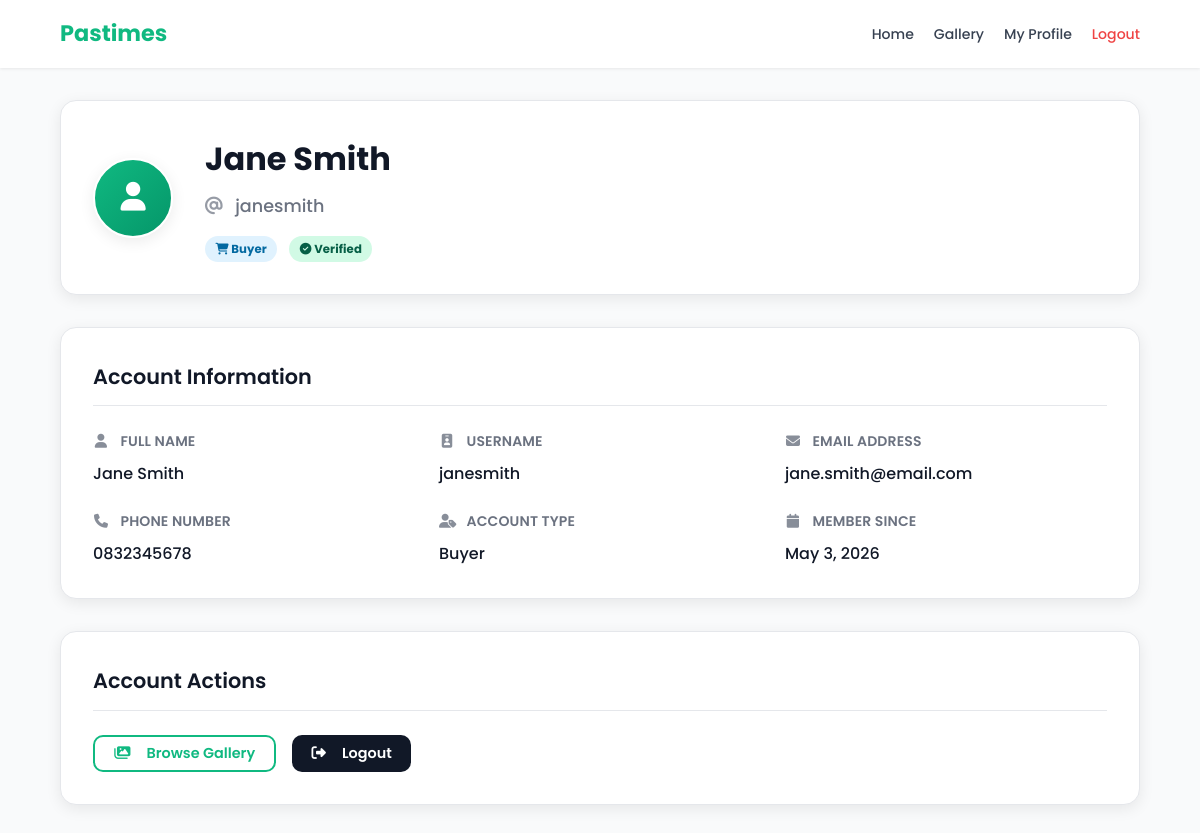
Page /pages/profile.php (signed in) on the committed database.
### tables this page shows
CREATE TABLE IF NOT EXISTS `tbluser` (
  `user_id` int(11) NOT NULL AUTO_INCREMENT,
  `first_name` varchar(50) NOT NULL,
  `last_name` varchar(50) NOT NULL,
  `email` varchar(100) NOT NULL,
  `username` varchar(50) DEFAULT NULL,
  `password` varchar(255) NOT NULL,
  `cellphone` varchar(15) DEFAULT NULL,
  `role` enum('buyer','seller','both') DEFAULT 'buyer',
  `is_verified` tinyint(1) DEFAULT 0,
  `verification_status` enum('pending','verified','rejected') DEFAULT 'pending',
  `verified_by` int(11) DEFAULT NULL,
  `verified_at` timestamp NULL DEFAULT NULL,
  `rejection_reason` varchar(255) DEFAULT NULL,
  `created_at` timestamp NOT NULL DEFAULT current_timestamp(),
  PRIMARY KEY (`user_id`),
  UNIQUE KEY `email` (`email`),
  UNIQUE KEY `username` (`username`),
  KEY `verified_by` (`verified_by`)
);

### includes/auth.php (called while the page is built, shortened)
<?php
function current_user(): ?array
{
    return $_SESSION['user'] ?? null;
}

### pages/profile.php (the view, shortened to what this page needs)
<?php
require_once '../includes/db.php';
require_once '../includes/auth.php';
$user = current_user();
$stmt = $pdo->prepare("SELECT * FROM tbluser WHERE user_id = ?");
$stmt->execute([$user['user_id']]);
$user_data = $stmt->fetch();
if ($user_data) {
    $user = array_merge($user, $user_data);
}
?>
<!DOCTYPE html>
<html lang="en">
<head>
  <link rel="stylesheet" href="../assets/css/style.css">
  <link rel="stylesheet" href="https://cdnjs.cloudflare.com/ajax/libs/font-awesome/6.4.0/css/all.min.css">
</head>
<body>
<?php include '../includes/navbar.php'; ?>
<div class="container">
  <div class="profile-header">
    <div class="profile-avatar">
      <div class="avatar-circle">
        <i class="fas fa-user"></i>
      </div>
    </div>
    <div class="profile-info">
      <h1><?php echo htmlspecialchars($user['first_name'] . ' ' . $user['last_name']); ?></h1>
      <p class="profile-subtitle"><i class="fas fa-at"></i> <?php echo htmlspecialchars($user['username']); ?></p>
      <div class="profile-badges">
        <span class="badge badge-<?php echo htmlspecialchars($user['role']); ?>">
          <i class="fas fa-<?php echo $user['role'] === 'buyer' ? 'shopping-cart' : ($user['role'] === 'seller' ? 'store' : 'user-tag'); ?>"></i>
          <?php echo ucfirst(htmlspecialchars($user['role'])); ?>
        </span>
        <span class="badge badge-<?php echo htmlspecialchars($user['verification_status']); ?>">
          <i class="fas fa-<?php echo $user['verification_status'] === 'verified' ? 'check-circle' : 'clock'; ?>"></i>
          <?php echo ucfirst(htmlspecialchars($user['verification_status'])); ?>
        </span>
      </div>
    </div>
  </div>
  <div class="profile-sections">
    <div class="profile-section">
      <h2>Account Information</h2>
      <div class="info-grid">
        <div class="info-item">
          <label><i class="fas fa-user"></i> Full Name</label>
          <p><?php echo htmlspecialchars($user['first_name'] . ' ' . $user['last_name']); ?></p>
        </div>
        <div class="info-item">
          <label><i class="fas fa-id-badge"></i> Username</label>
          <p><?php echo htmlspecialchars($user['username']); ?></p>
        </div>
        <div class="info-item">
          <label><i class="fas fa-envelope"></i> Email Address</label>
          <p><?php echo htmlspecialchars($user['email']); ?></p>
        </div>
        <div class="info-item">
          <label><i class="fas fa-phone"></i> Phone Number</label>
          <p><?php echo htmlspecialchars($user['cellphone']); ?></p>
        </div>
        <div class="info-item">
          <label><i class="fas fa-user-tag"></i> Account Type</label>
          <p><?php echo ucfirst(htmlspecialchars($user['role'])); ?></p>
        </div>
        <div class="info-item">
          <label><i class="fas fa-calendar"></i> Member Since</label>
          <p><?php echo date('F j, Y', strtotime($user['created_at'] ?? 'now')); ?></p>
        </div>
      </div>
    </div>
    <div class="profile-section">
      <h2>Account Actions</h2>
      <div class="action-buttons">
        <a href="gallery.php" class="btn btn-outline"><i class="fas fa-images"></i> Browse Gallery</a>
        <a href="logout.php" class="btn btn-secondary"><i class="fas fa-sign-out-alt"></i> Logout</a>
      </div>
    </div>
  </div>
</div>
</body>
</html>

### assets/css/style.css (style rules this page uses)
:root { --color-primary: #10B981; --color-primary-dark: #059669; --color-primary-light: #d1fae5; --color-dark: #111827; --color-dark-secondary: #374151; --color-bg: #F9FAFB; --color-bg-secondary: #F3F4F6; --color-white: #ffffff; --color-border: #E5E7EB; --color-text-muted: #6B7280; --color-error-bg: #fee2e2; --color-error-text: #b91c1c; --color-success-bg: #d1fae5; --color-success-text: #065f46; --color-warning-bg: #fef3c7; --color-warning-text: #92400e; --color-warning-border: #fde68a; --color-danger: #EF4444; --color-danger-dark: #DC2626; --color-danger-bg: #fee2e2; --radius-sm: 6px; --radius-md: 10px; --radius-lg: 16px; --shadow-sm: 0 1px 3px rgba(0, 0, 0, .08); --shadow-md: 0 4px 15px rgba(0, 0, 0, .08); --shadow-lg: 0 10px 30px rgba(0, 0, 0, .12); --nav-height: 68px; --font-family: 'Poppins', sans-serif; }
*, *::before, *::after { box-sizing: border-box; }
body { font-family: var(--font-family); background: var(--color-bg); color: var(--color-dark); margin: 0; padding-top: var(--nav-height); line-height: 1.6; }
label { display: block; font-size: .875rem; font-weight: 500; margin-bottom: .35rem; color: var(--color-dark-secondary); }
.container { width: 90%; max-width: 1200px; margin: 0 auto; padding: 2rem 0; }
.btn { display: inline-block; padding: .75rem 1.5rem; border: none; border-radius: var(--radius-md); font-family: var(--font-family); font-size: .9rem; font-weight: 600; text-decoration: none; cursor: pointer; transition: opacity .15s, transform .1s, background .15s; line-height: 1; }
.btn-secondary { background: var(--color-dark); color: var(--color-white); }
.btn-outline { background: transparent; color: var(--color-primary); border: 2px solid var(--color-primary); }
.badge { display: inline-block; padding: .22rem .65rem; border-radius: 20px; font-size: .73rem; font-weight: 700; text-transform: capitalize; letter-spacing: .01em; }
.profile-header { display: flex; align-items: center; gap: 2rem; background: var(--color-white); padding: 2rem; border-radius: var(--radius-lg); box-shadow: var(--shadow-md); margin-bottom: 2rem; border: 1px solid var(--color-border); }
.profile-avatar { flex-shrink: 0; }
.avatar-circle { width: 80px; height: 80px; border-radius: 50%; background: linear-gradient(135deg, var(--color-primary), var(--color-primary-dark)); color: var(--color-white); display: flex; align-items: center; justify-content: center; font-size: 1.5rem; font-weight: 700; box-shadow: var(--shadow-md); border: 2px solid var(--color-white); }
.avatar-circle i { font-size: 1.8rem; }
.profile-info { flex: 1; }
.profile-info h1 { margin: 0 0 .5rem; font-size: 2rem; font-weight: 700; color: var(--color-dark); }
.profile-subtitle { margin: 0 0 1rem; font-size: 1.1rem; color: var(--color-text-muted); font-weight: 500; }
.profile-subtitle i { margin-right: 0.5rem; opacity: 0.7; }
.profile-badges { display: flex; gap: .75rem; flex-wrap: wrap; }
.profile-sections { display: flex; flex-direction: column; gap: 2rem; }
.profile-section { background: var(--color-white); border-radius: var(--radius-lg); padding: 2rem; box-shadow: var(--shadow-md); border: 1px solid var(--color-border); }
.profile-section h2 { margin: 0 0 1.5rem; font-size: 1.3rem; font-weight: 600; color: var(--color-dark); padding-bottom: .75rem; border-bottom: 1.5px solid var(--color-border); }
.info-grid { display: grid; grid-template-columns: repeat(auto-fit, minmax(250px, 1fr)); gap: 1.5rem; }
.info-item label { display: block; font-size: .875rem; font-weight: 600; color: var(--color-text-muted); margin-bottom: .5rem; text-transform: uppercase; letter-spacing: .01em; }
.info-item label i { margin-right: 0.5rem; opacity: 0.8; width: 1rem; text-align: center; }
.info-item p { margin: 0; font-size: 1rem; color: var(--color-dark); font-weight: 500; }
.action-buttons { display: flex; gap: 1rem; flex-wrap: wrap; }
.action-buttons a { display: flex; align-items: center; gap: 0.5rem; padding: 0.6rem 1.2rem; font-size: 0.9rem; min-width: auto; white-space: nowrap; }
.action-buttons a i { margin-right: 0.5rem; }
.badge-buyer { background: #e0f2fe; color: #0369a1; }
.badge-verified { background: var(--color-success-bg); color: var(--color-success-text); }

### rows in the picture
tbluser: first_name+last_name "Jane Smith", username "janesmith", role "Buyer", verification_status "Verified", email "jane.smith@email.com", cellphone "0832345678", created_at "May 3, 2026"
